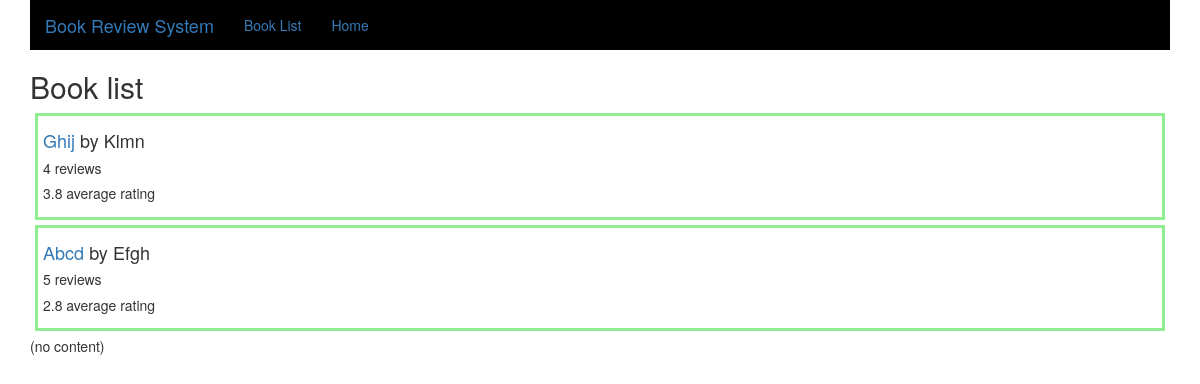
/reviews/book, run on the app's committed database.
### reviews/models.py (models this page shows, shortened)
class Book(models.Model):
    name = models.CharField(max_length=200)
    author = models.CharField(max_length=200, default='Anonymous')
    def average_rating(self):
        return self.review_set.aggregate(Avg('rating'))['rating__avg']

### reviews/views.py (the view)
def book_list(request):
    book_list = Book.objects.order_by('-name')
    context = {'book_list':book_list}
    return render(request, 'reviews/book_list.html', context)

### reviews/templates/reviews/book_list.html
{% extends 'base.html' %}
{% load bootstrap3 %}
{% block title %}
<h2>Book list</h2>
{% if book_list %}
<div>
    {% for book in book_list %}
    <div style="border:solid 3px lightgreen;padding:5px;margin:5px">
        <h4><a href="{% url 'reviews:book_detail' book.id %}">
        {{ book.name }}
        </a>by {{ book.author }}</h4>
        <h5>{{ book.review_set.count }} reviews</h5>
        <h5>{{ book.average_rating | floatformat }} average rating</h5>
    </div>
    {% endfor %}
</div>
{% else %}
    <p>No books are available.</p>
{% endif %}
{% endblock %}

### data on the page
Book: name "Ghij", author "Klmn", review_set.count "4", average_rating "3.8"
Book: name "Abcd", author "Efgh", review_set.count "5", average_rating "2.8"
